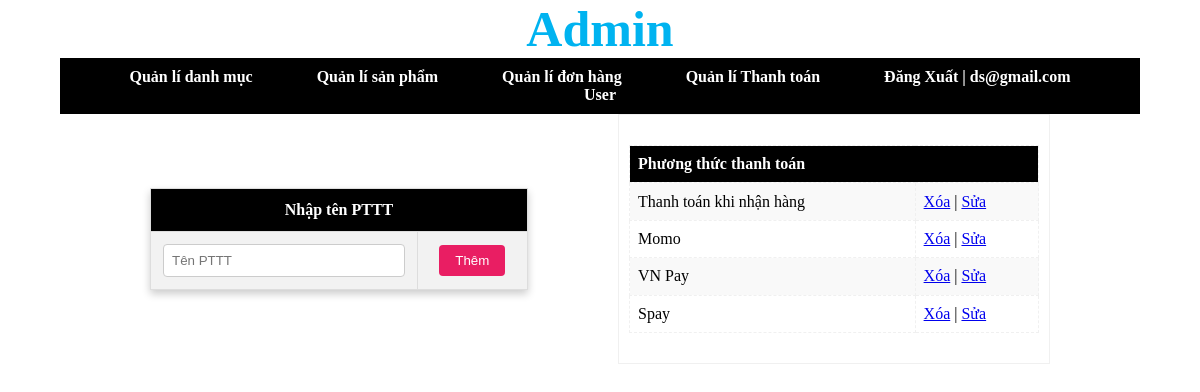
Screenshot of /admin/index.php?action=quanlythanhtoan&query=them (signed in) with the database file from the repository.
### tables this page shows
CREATE TABLE IF NOT EXISTS `tbl_payments` (
  `id_payment` int NOT NULL AUTO_INCREMENT,
  `payment_method` varchar(255) NOT NULL,
  PRIMARY KEY (`id_payment`)
);

### admin/modules/quanlythanhtoan/index.php (the view, shortened to what this page needs)
<?php
function getPayments($pdo)
{
    $stmt = $pdo->prepare("SELECT * FROM tbl_payments");
    $stmt->execute();
    return $stmt->fetchAll(PDO::FETCH_ASSOC);
}
$payment = getPayments($pdo);
?>
<div class="form_addCate">
    <table border="1" cellpadding="10" cellspacing="0">
        <form action="modules/quanlythanhtoan/controll.php" method="POST">
            <tr>
                <th colspan="2">Nhập tên PTTT</th>
            </tr>
            <tr>
                <td><input type="text" name="tenPTTT" placeholder="Tên PTTT"></td>
                <td><button type="submit" name="btnAdd">Thêm</button></td>
            </tr>
        </form>
    </table>
</div>
<div class="list_category">
    <table border="1 solid #f0f0f0" style="border-style: dashed;">
        <th colspan="2">Phương thức thanh toán</th>
        <?php
        if (!empty($payment)) {
            foreach ($payment as $row) {
        ?>
                <tr>
                    <td><?php echo htmlspecialchars($row['payment_method'], ENT_QUOTES, 'UTF-8'); ?></td>
                    <td>
                        <a class="delete-btn" href="modules/quanlythanhtoan/controll.php?ac=delete&idTT=<?php echo $row['id_payment']; ?>">Xóa</a>
                        |
                        <a href="?action=quanlythanhtoan&query=sua&idTT=<?php echo $row['id_payment']; ?>">Sửa</a>
                    </td>
                </tr>
        <?php
            }
        } else {
            echo "<tr><td colspan='2'>Không có phương thức thanh toán nào!</td></tr>";
        }
        ?>
    </table>
</div>

### admin/css/styleadmin.css (style rules this page uses)
* { margin: 0; padding: 0; box-sizing: border-box; }
.form_addCate { width: 35%; }
.form_addCate table { border-collapse: collapse; width: 100%; box-shadow: 0 4px 8px rgba(0, 0, 0, 0.2); }
.form_addCate th, .form_addCate td { padding: 12px; text-align: center; background-color: #f2f2f2; }
.form_addCate th { background-color: #000000; color: white; font-weight: bold; }
.form_addCate input[type="text"] { width: 100%; padding: 8px; border: 1px solid #ccc; border-radius: 4px; box-sizing: border-box; }
.form_addCate button { padding: 8px 16px; background-color: #e91e63; color: white; border: none; border-radius: 4px; cursor: pointer; transition: background-color 0.3s ease; }
.list_category { width: 40%; display: flex; justify-content: center; overflow: scroll; }
.list_category { min-height: 250px; overflow-y: auto; border: 1px solid #f0f0f0; padding: 10px; box-sizing: border-box; }
.list_category table { width: 100%; border-collapse: collapse; }
.list_category th, .list_category td { padding: 8px; text-align: left; border: 1px dashed #f0f0f0; }
.list_category th { position: sticky; top: 0; background-color: #000000; z-index: 1; }
table { width: 100%; border-collapse: collapse; margin: 20px 0; }
table th, table td { border: 1px solid #ddd; padding: 10px; text-align: center; }
table th { background-color: #000000; color: rgb(255, 255, 255); }
tr:nth-child(even) { background-color: #f9f9f9; }

### rows the page displays
tbl_payments: payment_method "Thanh toán khi nhận hàng"
tbl_payments: payment_method "Momo"
tbl_payments: payment_method "VN Pay"
tbl_payments: payment_method "Spay"

### other values shown
$_SESSION['login'] "ds@gmail.com"
